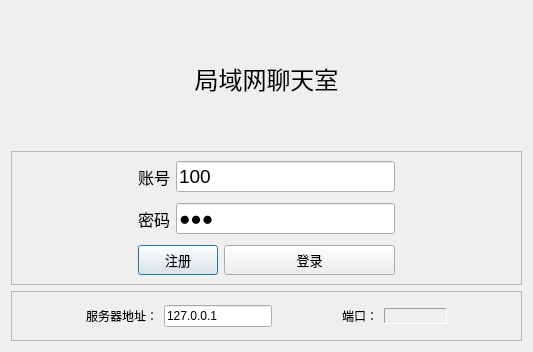
<?xml version="1.0" encoding="UTF-8"?>
<ui version="4.0">
 <class>LoginUI</class>
 <widget class="QDialog" name="LoginUI">
  <property name="geometry">
   <rect>
    <x>0</x>
    <y>0</y>
    <width>533</width>
    <height>352</height>
   </rect>
  </property>
  <property name="sizePolicy">
   <sizepolicy hsizetype="Fixed" vsizetype="Fixed">
    <horstretch>0</horstretch>
    <verstretch>0</verstretch>
   </sizepolicy>
  </property>
  <property name="minimumSize">
   <size>
    <width>0</width>
    <height>0</height>
   </size>
  </property>
  <property name="windowTitle">
   <string>登录</string>
  </property>
  <property name="styleSheet">
   <string notr="true"/>
  </property>
  <layout class="QVBoxLayout" name="verticalLayout_3">
   <item>
    <widget class="QLabel" name="showLabel">
     <property name="sizePolicy">
      <sizepolicy hsizetype="Expanding" vsizetype="Preferred">
       <horstretch>0</horstretch>
       <verstretch>0</verstretch>
      </sizepolicy>
     </property>
     <property name="minimumSize">
      <size>
       <width>0</width>
       <height>0</height>
      </size>
     </property>
     <property name="font">
      <font>
       <pointsize>18</pointsize>
      </font>
     </property>
     <property name="styleSheet">
      <string notr="true"/>
     </property>
     <property name="text">
      <string>局域网聊天室</string>
     </property>
     <property name="alignment">
      <set>Qt::AlignCenter</set>
     </property>
    </widget>
   </item>
   <item>
    <widget class="QFrame" name="frame_2">
     <property name="maximumSize">
      <size>
       <width>16777215</width>
       <height>150</height>
      </size>
     </property>
     <property name="frameShape">
      <enum>QFrame::StyledPanel</enum>
     </property>
     <property name="frameShadow">
      <enum>QFrame::Raised</enum>
     </property>
     <layout class="QHBoxLayout" name="horizontalLayout_4">
      <property name="topMargin">
       <number>5</number>
      </property>
      <property name="bottomMargin">
       <number>5</number>
      </property>
      <item>
       <spacer name="horizontalSpacer">
        <property name="orientation">
         <enum>Qt::Horizontal</enum>
        </property>
        <property name="sizeHint" stdset="0">
         <size>
          <width>40</width>
          <height>20</height>
         </size>
        </property>
       </spacer>
      </item>
      <item>
       <layout class="QVBoxLayout" name="verticalLayout">
        <property name="spacing">
         <number>7</number>
        </property>
        <property name="topMargin">
         <number>0</number>
        </property>
        <item>
         <layout class="QHBoxLayout" name="horizontalLayout">
          <item>
           <widget class="QLabel" name="label">
            <property name="minimumSize">
             <size>
              <width>0</width>
              <height>0</height>
             </size>
            </property>
            <property name="font">
             <font>
              <pointsize>12</pointsize>
             </font>
            </property>
            <property name="text">
             <string>账号</string>
            </property>
           </widget>
          </item>
          <item>
           <widget class="QLineEdit" name="accountLineEdit">
            <property name="sizeIncrement">
             <size>
              <width>0</width>
              <height>0</height>
             </size>
            </property>
            <property name="font">
             <font>
              <pointsize>14</pointsize>
             </font>
            </property>
            <property name="text">
             <string>100</string>
            </property>
           </widget>
          </item>
         </layout>
        </item>
        <item>
         <layout class="QHBoxLayout" name="horizontalLayout_2">
          <item>
           <widget class="QLabel" name="label_2">
            <property name="font">
             <font>
              <pointsize>12</pointsize>
             </font>
            </property>
            <property name="text">
             <string>密码</string>
            </property>
           </widget>
          </item>
          <item>
           <widget class="QLineEdit" name="passwordLineEdit">
            <property name="sizePolicy">
             <sizepolicy hsizetype="Expanding" vsizetype="Fixed">
              <horstretch>0</horstretch>
              <verstretch>0</verstretch>
             </sizepolicy>
            </property>
            <property name="font">
             <font>
              <pointsize>14</pointsize>
             </font>
            </property>
            <property name="text">
             <string>123</string>
            </property>
            <property name="echoMode">
             <enum>QLineEdit::Password</enum>
            </property>
           </widget>
          </item>
         </layout>
        </item>
        <item>
         <layout class="QHBoxLayout" name="horizontalLayout_6">
          <item>
           <widget class="QPushButton" name="registerBtn">
            <property name="sizePolicy">
             <sizepolicy hsizetype="Minimum" vsizetype="Minimum">
              <horstretch>0</horstretch>
              <verstretch>0</verstretch>
             </sizepolicy>
            </property>
            <property name="maximumSize">
             <size>
              <width>16777215</width>
              <height>30</height>
             </size>
            </property>
            <property name="font">
             <font>
              <pointsize>10</pointsize>
             </font>
            </property>
            <property name="text">
             <string>注册</string>
            </property>
           </widget>
          </item>
          <item>
           <widget class="QPushButton" name="loginBtn">
            <property name="enabled">
             <bool>true</bool>
            </property>
            <property name="sizePolicy">
             <sizepolicy hsizetype="Minimum" vsizetype="Minimum">
              <horstretch>0</horstretch>
              <verstretch>0</verstretch>
             </sizepolicy>
            </property>
            <property name="minimumSize">
             <size>
              <width>171</width>
              <height>0</height>
             </size>
            </property>
            <property name="maximumSize">
             <size>
              <width>16777215</width>
              <height>30</height>
             </size>
            </property>
            <property name="font">
             <font>
              <pointsize>10</pointsize>
             </font>
            </property>
            <property name="text">
             <string>登录</string>
            </property>
           </widget>
          </item>
         </layout>
        </item>
       </layout>
      </item>
      <item>
       <spacer name="horizontalSpacer_2">
        <property name="orientation">
         <enum>Qt::Horizontal</enum>
        </property>
        <property name="sizeHint" stdset="0">
         <size>
          <width>40</width>
          <height>20</height>
         </size>
        </property>
       </spacer>
      </item>
     </layout>
    </widget>
   </item>
   <item>
    <widget class="QFrame" name="frame">
     <property name="maximumSize">
      <size>
       <width>16777215</width>
       <height>50</height>
      </size>
     </property>
     <property name="frameShape">
      <enum>QFrame::StyledPanel</enum>
     </property>
     <property name="frameShadow">
      <enum>QFrame::Raised</enum>
     </property>
     <layout class="QHBoxLayout" name="horizontalLayout_3">
      <item>
       <spacer name="horizontalSpacer_3">
        <property name="orientation">
         <enum>Qt::Horizontal</enum>
        </property>
        <property name="sizeHint" stdset="0">
         <size>
          <width>40</width>
          <height>20</height>
         </size>
        </property>
       </spacer>
      </item>
      <item>
       <widget class="QLabel" name="label_3">
        <property name="text">
         <string>服务器地址：</string>
        </property>
        <property name="margin">
         <number>0</number>
        </property>
       </widget>
      </item>
      <item>
       <widget class="QLineEdit" name="serverIPLineEdit">
        <property name="sizePolicy">
         <sizepolicy hsizetype="Preferred" vsizetype="Fixed">
          <horstretch>0</horstretch>
          <verstretch>0</verstretch>
         </sizepolicy>
        </property>
        <property name="text">
         <string>127.0.0.1</string>
        </property>
       </widget>
      </item>
      <item>
       <spacer name="horizontalSpacer_4">
        <property name="orientation">
         <enum>Qt::Horizontal</enum>
        </property>
        <property name="sizeHint" stdset="0">
         <size>
          <width>40</width>
          <height>20</height>
         </size>
        </property>
       </spacer>
      </item>
      <item>
       <widget class="QLabel" name="label_4">
        <property name="text">
         <string>端口：</string>
        </property>
       </widget>
      </item>
      <item>
       <widget class="QLabel" name="portLabel">
        <property name="sizePolicy">
         <sizepolicy hsizetype="Expanding" vsizetype="Fixed">
          <horstretch>0</horstretch>
          <verstretch>0</verstretch>
         </sizepolicy>
        </property>
        <property name="frameShape">
         <enum>QFrame::Panel</enum>
        </property>
        <property name="frameShadow">
         <enum>QFrame::Sunken</enum>
        </property>
        <property name="text">
         <string/>
        </property>
       </widget>
      </item>
      <item>
       <spacer name="horizontalSpacer_5">
        <property name="orientation">
         <enum>Qt::Horizontal</enum>
        </property>
        <property name="sizeHint" stdset="0">
         <size>
          <width>40</width>
          <height>20</height>
         </size>
        </property>
       </spacer>
      </item>
     </layout>
    </widget>
   </item>
  </layout>
 </widget>
 <layoutdefault spacing="6" margin="11"/>
 <resources/>
 <connections/>
</ui>
